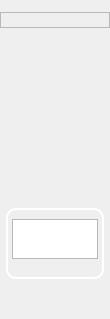
     <widget class="QFrame" name="menubarFrame">
      <property name="sizePolicy">
       <sizepolicy hsizetype="Fixed" vsizetype="Expanding">
        <horstretch>0</horstretch>
        <verstretch>0</verstretch>
       </sizepolicy>
      </property>
      <property name="maximumSize">
       <size>
        <width>110</width>
        <height>16777215</height>
       </size>
      </property>
      <property name="styleSheet">
       <string notr="true">#menubarFrame{background-color: rgb(21, 44, 67);}


QPushButton
{
border-radius: 0px;
}
QPushButton:hover:enabled
{
background-color:grey;
}

QPushButton:pressed 
{
background-color: rgb(110, 110, 110);
border-style: inset;
border-color: rgb(70,70,70);
border-width: 1px
}
</string>
      </property>
      <property name="frameShape">
       <enum>QFrame::NoFrame</enum>
      </property>
      <property name="frameShadow">
       <enum>QFrame::Raised</enum>
      </property>
      <layout class="QVBoxLayout" name="verticalLayout_2">
       <property name="spacing">
        <number>0</number>
       </property>
       <property name="leftMargin">
        <number>0</number>
       </property>
       <property name="topMargin">
        <number>12</number>
       </property>
       <property name="rightMargin">
        <number>0</number>
       </property>
       <property name="bottomMargin">
        <number>0</number>
       </property>
       <item>
        <widget class="QFrame" name="frame_10">
         <property name="frameShape">
          <enum>QFrame::StyledPanel</enum>
         </property>
         <property name="frameShadow">
          <enum>QFrame::Raised</enum>
         </property>
         <layout class="QHBoxLayout" name="horizontalLayout_13">
          <property name="spacing">
           <number>0</number>
          </property>
          <property name="leftMargin">
           <number>0</number>
          </property>
          <property name="topMargin">
           <number>0</number>
          </property>
          <property name="rightMargin">
           <number>0</number>
          </property>
          <property name="bottomMargin">
           <number>0</number>
          </property>
          <item>
           <widget class="QLabel" name="label_ci">
            <property name="sizePolicy">
             <sizepolicy hsizetype="Fixed" vsizetype="Fixed">
              <horstretch>100</horstretch>
              <verstretch>60</verstretch>
             </sizepolicy>
            </property>
            <property name="minimumSize">
             <size>
              <width>0</width>
              <height>0</height>
             </size>
            </property>
            <property name="maximumSize">
             <size>
              <width>100</width>
              <height>60</height>
             </size>
            </property>
            <property name="text">
             <string/>
            </property>
            <property name="pixmap">
             <pixmap resource="rodinP.qrc">:/rodinP/Resources/ci_ver.png</pixmap>
            </property>
            <property name="scaledContents">
             <bool>true</bool>
            </property>
            <property name="alignment">
             <set>Qt::AlignJustify|Qt::AlignVCenter</set>
            </property>
            <property name="margin">
             <number>10</number>
            </property>
           </widget>
          </item>
         </layout>
        </widget>
       </item>
       <item>
        <spacer name="verticalSpacer_2">
         <property name="orientation">
          <enum>Qt::Vertical</enum>
         </property>
         <property name="sizeType">
          <enum>QSizePolicy::Fixed</enum>
         </property>
         <property name="sizeHint" stdset="0">
          <size>
           <width>20</width>
           <height>10</height>
          </size>
         </property>
        </spacer>
       </item>
       <item>
        <widget class="QPushButton" name="pushButton_loadIcon">
         <property name="enabled">
          <bool>true</bool>
         </property>
         <property name="sizePolicy">
          <sizepolicy hsizetype="Minimum" vsizetype="Fixed">
           <horstretch>0</horstretch>
           <verstretch>0</verstretch>
          </sizepolicy>
         </property>
         <property name="minimumSize">
          <size>
           <width>0</width>
           <height>70</height>
          </size>
         </property>
         <property name="maximumSize">
          <size>
           <width>16777215</width>
           <height>70</height>
          </size>
         </property>
         <property name="mouseTracking">
          <bool>true</bool>
         </property>
         <property name="toolTip">
          <string>Open 3D model</string>
         </property>
         <property name="autoFillBackground">
          <bool>false</bool>
         </property>
         <property name="styleSheet">
          <string notr="true"/>
         </property>
         <property name="text">
          <string/>
         </property>
         <property name="icon">
          <iconset resource="rodinP.qrc">
           <normaloff>:/rodinP/Resources/menu_load.png</normaloff>
           <disabledoff>:/rodinP/Resources/menu_load_grey.png</disabledoff>:/rodinP/Resources/menu_load.png</iconset>
         </property>
         <property name="iconSize">
          <size>
           <width>60</width>
           <height>60</height>
          </size>
         </property>
         <property name="flat">
          <bool>false</bool>
         </property>
        </widget>
       </item>
       <item>
        <widget class="QPushButton" name="pushButton_settingIcon">
         <property name="minimumSize">
          <size>
           <width>0</width>
           <height>70</height>
          </size>
         </property>
         <property name="maximumSize">
          <size>
           <width>16777215</width>
           <height>70</height>
          </size>
         </property>
         <property name="mouseTracking">
          <bool>true</bool>
         </property>
         <property name="toolTip">
          <string>Settings</string>
         </property>
         <property name="styleSheet">
          <string notr="true"/>
         </property>
         <property name="text">
          <string/>
         </property>
         <property name="icon">
          <iconset resource="rodinP.qrc">
           <normaloff>:/rodinP/Resources/menu_adjust.png</normaloff>
           <disabledoff>:/rodinP/Resources/menu_adjust_grey.png</disabledoff>:/rodinP/Resources/menu_adjust.png</iconset>
         </property>
         <property name="iconSize">
          <size>
           <width>60</width>
           <height>60</height>
          </size>
         </property>
         <property name="flat">
          <bool>false</bool>
         </property>
        </widget>
       </item>
       <item>
        <spacer name="verticalSpacer_3">
         <property name="orientation">
          <enum>Qt::Vertical</enum>
         </property>
         <property name="sizeType">
          <enum>QSizePolicy::Fixed</enum>
         </property>
         <property name="sizeHint" stdset="0">
          <size>
           <width>20</width>
           <height>30</height>
          </size>
         </property>
        </spacer>
       </item>
       <item>
        <layout class="QHBoxLayout" name="horizontalLayout_3">
         <property name="spacing">
          <number>0</number>
         </property>
         <item>
          <spacer name="horizontalSpacer_2">
           <property name="orientation">
            <enum>Qt::Horizontal</enum>
           </property>
           <property name="sizeType">
            <enum>QSizePolicy::Fixed</enum>
           </property>
           <property name="sizeHint" stdset="0">
            <size>
             <width>6</width>
             <height>20</height>
            </size>
           </property>
          </spacer>
         </item>
         <item>
          <widget class="QFrame" name="currentPrinterFrame">
           <property name="sizePolicy">
            <sizepolicy hsizetype="Preferred" vsizetype="Preferred">
             <horstretch>0</horstretch>
             <verstretch>0</verstretch>
            </sizepolicy>
           </property>
           <property name="minimumSize">
            <size>
             <width>0</width>
             <height>0</height>
            </size>
           </property>
           <property name="maximumSize">
            <size>
             <width>16777215</width>
             <height>16777215</height>
            </size>
           </property>
           <property name="styleSheet">
            <string notr="true">#currentPrinterFrame{
border-color: rgb(255, 255, 255);
border-width: 2px;
border-style: solid;
border-radius: 10px;}
</string>
           </property>
           <property name="frameShape">
            <enum>QFrame::StyledPanel</enum>
           </property>
           <property name="frameShadow">
            <enum>QFrame::Plain</enum>
           </property>
           <property name="lineWidth">
            <number>0</number>
           </property>
           <layout class="QVBoxLayout" name="verticalLayout_3">
            <property name="spacing">
             <number>9</number>
            </property>
            <property name="leftMargin">
             <number>4</number>
            </property>
            <property name="rightMargin">
             <number>4</number>
            </property>
            <item>
             <widget class="QTextBrowser" name="textBrowser_printerName">
              <property name="sizePolicy">
               <sizepolicy hsizetype="Expanding" vsizetype="Preferred">
                <horstretch>0</horstretch>
                <verstretch>0</verstretch>
               </sizepolicy>
              </property>
              <property name="maximumSize">
               <size>
                <width>16777215</width>
                <height>40</height>
               </size>
              </property>
              <property name="font">
               <font>
                <family>맑은 고딕</family>
                <pointsize>9</pointsize>
                <weight>50</weight>
                <bold>false</bold>
               </font>
              </property>
              <property name="focusPolicy">
               <enum>Qt::NoFocus</enum>
              </property>
              <property name="inputMethodHints">
               <set>Qt::ImhNone</set>
              </property>
              <property name="frameShadow">
               <enum>QFrame::Plain</enum>
              </property>
              <property name="lineWidth">
               <number>0</number>
              </property>
              <property name="midLineWidth">
               <number>0</number>
              </property>
              <property name="verticalScrollBarPolicy">
               <enum>Qt::ScrollBarAlwaysOff</enum>
              </property>
              <property name="horizontalScrollBarPolicy">
               <enum>Qt::ScrollBarAlwaysOff</enum>
              </property>
              <property name="sizeAdjustPolicy">
               <enum>QAbstractScrollArea::AdjustToContents</enum>
              </property>
              <property name="html">
               <string notr="true">&lt;!DOCTYPE HTML PUBLIC &quot;-//W3C//DTD HTML 4.0//EN&quot; &quot;http://www.w3.org/TR/REC-html40/strict.dtd&quot;&gt;
&lt;html&gt;&lt;head&gt;&lt;meta name=&quot;qrichtext&quot; content=&quot;1&quot; /&gt;&lt;style type=&quot;text/css&quot;&gt;
p, li { white-space: pre-wrap; }
&lt;/style&gt;&lt;/head&gt;&lt;body style=&quot; font-family:'맑은 고딕'; font-size:9pt; font-weight:400; font-style:normal;&quot;&gt;
&lt;p style=&quot;-qt-paragraph-type:empty; margin-top:0px; margin-bottom:0px; margin-left:0px; margin-right:0px; -qt-block-indent:0; text-indent:0px; font-family:'Gulim';&quot;&gt;&lt;br /&gt;&lt;/p&gt;&lt;/body&gt;&lt;/html&gt;</string>
              </property>
             </widget>
            </item>
            <item>
             <widget class="QFrame" name="frame_filaInfo">
              <property name="styleSheet">
               <string notr="true">QLabel
{
background-color: rgb(208, 208, 208);
}</string>
              </property>
              <property name="frameShape">
               <enum>QFrame::Box</enum>
              </property>
              <property name="frameShadow">
               <enum>QFrame::Plain</enum>
              </property>
              <property name="lineWidth">
               <number>0</number>
              </property>
              <layout class="QVBoxLayout" name="vertical_filaInfo">
               <property name="spacing">
                <number>2</number>
               </property>
               <property name="leftMargin">
                <number>0</number>
               </property>
               <property name="topMargin">
                <number>0</number>
               </property>
               <property name="rightMargin">
                <number>0</number>
               </property>
               <property name="bottomMargin">
                <number>0</number>
               </property>
              </layout>
             </widget>
            </item>
           </layout>
          </widget>
         </item>
         <item>
          <spacer name="horizontalSpacer">
           <property name="orientation">
            <enum>Qt::Horizontal</enum>
           </property>
           <property name="sizeType">
            <enum>QSizePolicy::Fixed</enum>
           </property>
           <property name="sizeHint" stdset="0">
            <size>
             <width>6</width>
             <height>20</height>
            </size>
           </property>
          </spacer>
         </item>
        </layout>
       </item>
       <item>
        <spacer name="verticalSpacer">
         <property name="orientation">
          <enum>Qt::Vertical</enum>
         </property>
         <property name="sizeHint" stdset="0">
          <size>
           <width>20</width>
           <height>40</height>
          </size>
         </property>
        </spacer>
       </item>
      </layout>
     </widget>
